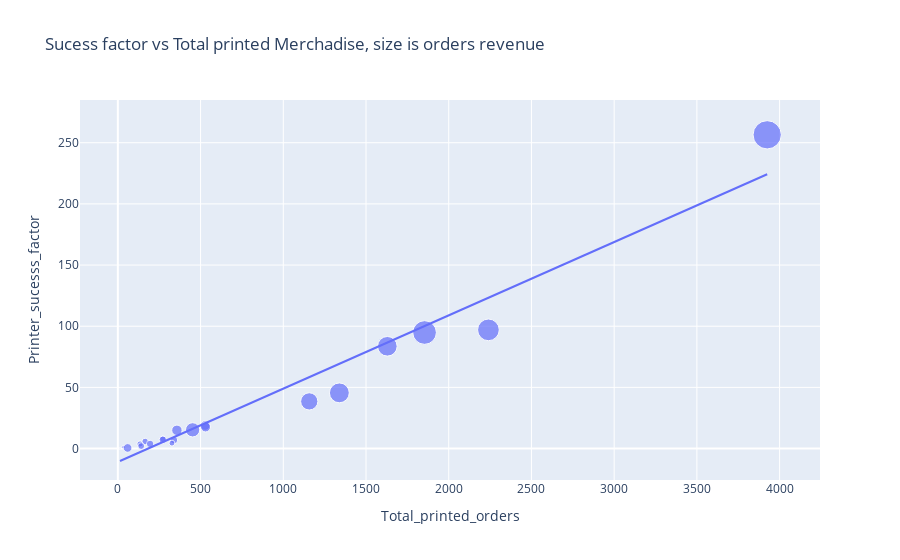

The code cell stored with this chart in its notebook:
### Code cell
fig = px.scatter(printer_perf, x="Total_printed_orders", y="Printer_sucesss_factor", 
                 trendline="ols", size="Printer_revenue",
                labels={'x':'Total Revenue of Printed merchadise', 'y':'Sucess Factor'}, 
                 title='Sucess factor vs Total printed Merchadise, size is orders revenue')
fig.show()

### Figure 1 — Plotly figure (JSON) as saved in the notebook; plotly's stock layout.template omitted (floating-point values rounded to 4 significant figures)
{"data": [{"hovertemplate": "Total_printed_orders=%{x}<br>Printer_sucesss_factor=%{y}<br>Printer_revenue=%{marker.size}<extra></extra>", "legendgroup": "", "marker": {"color": "#636efa", "size": [5947910, 3496045, 4161449, 2862852, 2924439, 2210919, 693485, 741482, 1508839, 808216, 274716, 422939, 429883, 323118, 254187, 404716, 283460, 340086, 89598, 558541, 14508], "sizemode": "area", "sizeref": 14870.0, "symbol": "circle"}, "mode": "markers", "name": "", "orientation": "v", "showlegend": false, "type": "scatter", "x": [3925, 2240, 1854, 1629, 1339, 1157, 528, 530, 452, 357, 272, 272, 339, 165, 327, 195, 134, 141, 34, 59, 13], "xaxis": "x", "y": [256.5, 97.03, 94.87, 83.6, 45.54, 38.58, 18.82, 17.66, 15.32, 14.94, 7.802, 7.188, 6.992, 5.788, 4.452, 3.819, 3.765, 2.046, 1.162, 0.5156, 0.3549], "yaxis": "y"}, {"hovertemplate": "<b>OLS trendline</b><br>Printer_sucesss_factor = 0.0599144 * Total_printed_orders + -10.9353<br>R<sup>2</sup>=0.955124<br><br>Total_printed_orders=%{x}<br>Printer_sucesss_factor=%{y} <b>(trend)</b><extra></extra>", "legendgroup": "", "marker": {"color": "#636efa", "symbol": "circle"}, "mode": "lines", "name": "", "showlegend": false, "type": "scatter", "x": [13, 34, 59, 134, 141, 165, 195, 272, 272, 327, 339, 357, 452, 528, 530, 1157, 1339, 1629, 1854, 2240, 3925], "xaxis": "x", "y": [-10.16, -8.898, -7.4, -2.907, -2.487, -1.049, 0.748, 5.361, 5.361, 8.657, 9.376, 10.45, 16.15, 20.7, 20.82, 58.39, 69.29, 86.67, 100.1, 123.3, 224.2], "yaxis": "y"}], "layout": {"legend": {"itemsizing": "constant", "tracegroupgap": 0}, "title": {"text": "Sucess factor vs Total printed Merchadise, size is orders revenue"}, "xaxis": {"anchor": "y", "domain": [0, 1], "title": {"text": "Total_printed_orders"}}, "yaxis": {"anchor": "x", "domain": [0, 1], "title": {"text": "Printer_sucesss_factor"}}}}
